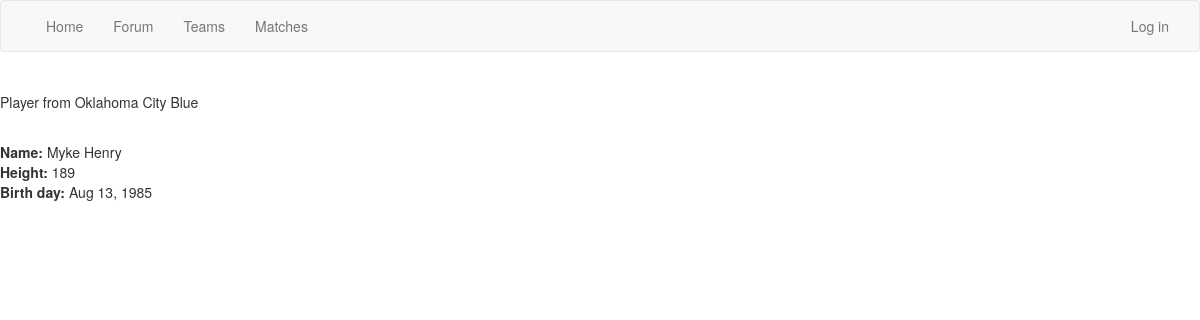
/teams/player/summary/1/, run on the app's committed database.
### newsfeed/models.py (models this page shows, shortened)
class Player(models.Model):
    name = models.CharField(max_length=50)
    height = models.IntegerField(validators=[MinValueValidator(0)])
    bDay = models.DateTimeField()
    team = models.ForeignKey(Team, related_name="players", blank=True, null=True)

class Team(models.Model):
    name = models.CharField(max_length=50)
    homeArena = models.CharField(max_length=50)
    def __str__(self):
        return self.name

### newsfeed/views.py (the view)
# urls.py: url(r'^teams/player/summary/(?P<pk>\d+)/$', views.player_summary, name="player_summary"),
def player_summary(request, pk):
    player = get_object_or_404(Player, pk=pk)
    return render(request, 'teams/player_summary.html', {'player': player})

### newsfeed/templates/teams/player_summary.html
{% extends 'teams/team_summary.html' %}
{% block content %}
    <p> Player from {{ player.team}} </p> <br>
    <b>Name:</b> {{ player.name }} <br>
    <b>Height:</b> {{ player.height }} <br>
    <b>Birth day:</b> {{ player.bDay|date:"M d, Y" }} <br>
{% endblock %}

### data on the page
Player: team "Oklahoma City Blue", name "Myke Henry", height "189", bDay "Aug 13, 1985"
